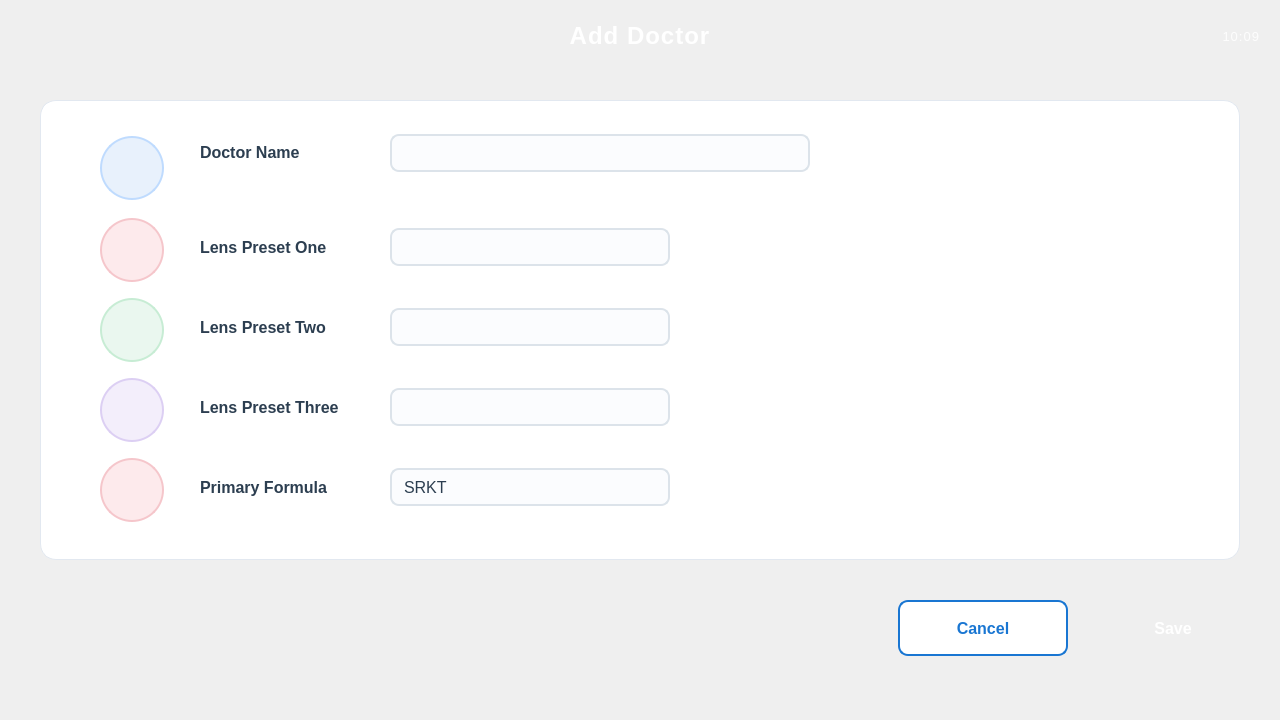
<?xml version="1.0" encoding="UTF-8"?>
<ui version="4.0">
 <class>AddDoctorDialog</class>
 <widget class="QDialog" name="AddDoctorDialog">
  <property name="geometry">
   <rect>
    <x>0</x>
    <y>0</y>
    <width>1280</width>
    <height>720</height>
   </rect>
  </property>
  <property name="windowTitle">
   <string>Dialog</string>
  </property>
  <property name="styleSheet">
   <string notr="true">
QDialog{
	background: qlineargradient(spread:pad, x1:0, y1:0, x2:1, y2:1,
		stop:0 #eef2f8, stop:1 #e4ebf5);
	font-family: &quot;Segoe UI&quot;;
}</string>
  </property>
  <widget class="QLabel" name="label_7">
   <property name="geometry">
    <rect>
     <x>0</x>
     <y>0</y>
     <width>1280</width>
     <height>72</height>
    </rect>
   </property>
   <property name="font">
    <font>
     <pointsize>18</pointsize>
     <bold>true</bold>
    </font>
   </property>
   <property name="layoutDirection">
    <enum>Qt::LeftToRight</enum>
   </property>
   <property name="styleSheet">
    <string notr="true">QLabel{
	background: qlineargradient(spread:pad, x1:0, y1:0, x2:1, y2:0,
		stop:0 #1A5FB4, stop:0.55 #1976D2, stop:1 #2E9BDA);
	color: rgb(255,255,255);
	border-bottom-left-radius: 18px;
	border-bottom-right-radius: 18px;
	letter-spacing: 1px;
}</string>
   </property>
   <property name="text">
    <string>Add Doctor</string>
   </property>
   <property name="alignment">
    <set>Qt::AlignCenter</set>
   </property>
  </widget>
  <widget class="QLabel" name="lbl_time">
   <property name="geometry">
    <rect>
     <x>1120</x>
     <y>16</y>
     <width>140</width>
     <height>40</height>
    </rect>
   </property>
   <property name="font">
    <font>
     <pointsize>10</pointsize>
    </font>
   </property>
   <property name="styleSheet">
    <string notr="true">QLabel{
	background: transparent;
	color: rgba(255,255,255,220);
	letter-spacing: 1px;
}</string>
   </property>
   <property name="text">
    <string>10:09</string>
   </property>
   <property name="alignment">
    <set>Qt::AlignRight|Qt::AlignTrailing|Qt::AlignVCenter</set>
   </property>
  </widget>
  <widget class="QFrame" name="frame">
   <property name="geometry">
    <rect>
     <x>40</x>
     <y>100</y>
     <width>1200</width>
     <height>460</height>
    </rect>
   </property>
   <property name="styleSheet">
    <string notr="true">QFrame#frame{
	background: rgb(255,255,255);
	border: 1px solid #E2E8F0;
	border-radius: 16px;
}</string>
   </property>
   <property name="frameShape">
    <enum>QFrame::StyledPanel</enum>
   </property>
   <property name="frameShadow">
    <enum>QFrame::Raised</enum>
   </property>
   <widget class="QPushButton" name="pushButton">
    <property name="geometry">
     <rect>
      <x>60</x>
      <y>36</y>
      <width>64</width>
      <height>64</height>
     </rect>
    </property>
    <property name="sizePolicy">
     <sizepolicy hsizetype="Fixed" vsizetype="Fixed">
      <horstretch>0</horstretch>
      <verstretch>0</verstretch>
     </sizepolicy>
    </property>
    <property name="cursor">
     <cursorShape>ArrowCursor</cursorShape>
    </property>
    <property name="styleSheet">
     <string notr="true">QPushButton{
	/*border-image:url(:/images/doctor_icon.png);*/
	background-color: #E8F1FC;
	border-radius: 32px;
	border: 2px solid #BFDBFE;
}</string>
    </property>
    <property name="text">
     <string/>
    </property>
   </widget>
   <widget class="QPushButton" name="pushButton_2">
    <property name="geometry">
     <rect>
      <x>60</x>
      <y>118</y>
      <width>64</width>
      <height>64</height>
     </rect>
    </property>
    <property name="styleSheet">
     <string notr="true">QPushButton{
	background-color: #FDEAEC;
	border-radius: 32px;
	border: 2px solid #F5C6CB;
	color: transparent;
}</string>
    </property>
    <property name="text">
     <string/>
    </property>
   </widget>
   <widget class="QPushButton" name="pushButton_3">
    <property name="geometry">
     <rect>
      <x>60</x>
      <y>198</y>
      <width>64</width>
      <height>64</height>
     </rect>
    </property>
    <property name="styleSheet">
     <string notr="true">QPushButton{
	background-color: #EAF7EF;
	border-radius: 32px;
	border: 2px solid #C7ECD4;
	color: transparent;
}</string>
    </property>
    <property name="text">
     <string>PushButton</string>
    </property>
   </widget>
   <widget class="QPushButton" name="pushButton_4">
    <property name="geometry">
     <rect>
      <x>60</x>
      <y>278</y>
      <width>64</width>
      <height>64</height>
     </rect>
    </property>
    <property name="styleSheet">
     <string notr="true">QPushButton{
	background-color: #F3EEFB;
	border-radius: 32px;
	border: 2px solid #DCCFF3;
	color: transparent;
}</string>
    </property>
    <property name="text">
     <string>PushButton</string>
    </property>
   </widget>
   <widget class="QPushButton" name="pushButton_5">
    <property name="geometry">
     <rect>
      <x>60</x>
      <y>358</y>
      <width>64</width>
      <height>64</height>
     </rect>
    </property>
    <property name="styleSheet">
     <string notr="true">QPushButton{
	background-color: #FDEAEC;
	border-radius: 32px;
	border: 2px solid #F5C6CB;
	color: transparent;
}</string>
    </property>
    <property name="text">
     <string>PushButton</string>
    </property>
   </widget>
   <widget class="QLabel" name="label">
    <property name="geometry">
     <rect>
      <x>160</x>
      <y>38</y>
      <width>171</width>
      <height>28</height>
     </rect>
    </property>
    <property name="sizePolicy">
     <sizepolicy hsizetype="Fixed" vsizetype="Fixed">
      <horstretch>0</horstretch>
      <verstretch>0</verstretch>
     </sizepolicy>
    </property>
    <property name="font">
     <font>
      <pointsize>12</pointsize>
      <bold>true</bold>
     </font>
    </property>
    <property name="styleSheet">
     <string notr="true">QLabel{ background: transparent; color: #2C3E50; }</string>
    </property>
    <property name="text">
     <string>Doctor Name</string>
    </property>
   </widget>
   <widget class="QLineEdit" name="lineEdit_docName">
    <property name="geometry">
     <rect>
      <x>350</x>
      <y>34</y>
      <width>420</width>
      <height>38</height>
     </rect>
    </property>
    <property name="font">
     <font>
      <pointsize>12</pointsize>
     </font>
    </property>
    <property name="styleSheet">
     <string notr="true">QLineEdit{
	background: #FBFCFE;
	border: 1.5px solid #DCE3EA;
	border-radius: 9px;
	padding: 4px 12px;
	color: #2C3E50;
	selection-background-color: #90CAF9;
}
QLineEdit:focus{
	border: 1.5px solid #1976D2;
	background: #FFFFFF;
}
QLineEdit:hover{
	border: 1.5px solid #A9C4E8;
}</string>
    </property>
   </widget>
   <widget class="QLabel" name="label_2">
    <property name="geometry">
     <rect>
      <x>160</x>
      <y>133</y>
      <width>171</width>
      <height>28</height>
     </rect>
    </property>
    <property name="font">
     <font>
      <pointsize>12</pointsize>
      <bold>true</bold>
     </font>
    </property>
    <property name="styleSheet">
     <string notr="true">QLabel{ background: transparent; color: #2C3E50; }</string>
    </property>
    <property name="text">
     <string>Lens Preset One</string>
    </property>
   </widget>
   <widget class="QComboBox" name="comboBox_lensPresetOne">
    <property name="geometry">
     <rect>
      <x>350</x>
      <y>128</y>
      <width>280</width>
      <height>38</height>
     </rect>
    </property>
    <property name="font">
     <font>
      <pointsize>12</pointsize>
     </font>
    </property>
    <property name="styleSheet">
     <string notr="true">QComboBox{
	background: #FBFCFE;
	border: 1.5px solid #DCE3EA;
	border-radius: 9px;
	padding: 4px 12px;
	color: #2C3E50;
}
QComboBox:hover{
	border: 1.5px solid #A9C4E8;
}
QComboBox:focus, QComboBox:on{
	border: 1.5px solid #1976D2;
	background: #FFFFFF;
}
QComboBox::drop-down{
	border: none;
	width: 28px;
}
QComboBox QAbstractItemView{
	background: #FFFFFF;
	border: 1px solid #DCE3EA;
	selection-background-color: #E3F0FD;
	selection-color: #1976D2;
	outline: none;
	padding: 4px;
}</string>
    </property>
   </widget>
   <widget class="QLabel" name="label_3">
    <property name="geometry">
     <rect>
      <x>160</x>
      <y>213</y>
      <width>171</width>
      <height>28</height>
     </rect>
    </property>
    <property name="font">
     <font>
      <pointsize>12</pointsize>
      <bold>true</bold>
     </font>
    </property>
    <property name="styleSheet">
     <string notr="true">QLabel{ background: transparent; color: #2C3E50; }</string>
    </property>
    <property name="text">
     <string>Lens Preset Two</string>
    </property>
   </widget>
   <widget class="QComboBox" name="comboBox_lensPresetTwo">
    <property name="geometry">
     <rect>
      <x>350</x>
      <y>208</y>
      <width>280</width>
      <height>38</height>
     </rect>
    </property>
    <property name="font">
     <font>
      <pointsize>12</pointsize>
     </font>
    </property>
    <property name="styleSheet">
     <string notr="true">QComboBox{
	background: #FBFCFE;
	border: 1.5px solid #DCE3EA;
	border-radius: 9px;
	padding: 4px 12px;
	color: #2C3E50;
}
QComboBox:hover{
	border: 1.5px solid #A9C4E8;
}
QComboBox:focus, QComboBox:on{
	border: 1.5px solid #1976D2;
	background: #FFFFFF;
}
QComboBox::drop-down{
	border: none;
	width: 28px;
}
QComboBox QAbstractItemView{
	background: #FFFFFF;
	border: 1px solid #DCE3EA;
	selection-background-color: #E3F0FD;
	selection-color: #1976D2;
	outline: none;
	padding: 4px;
}</string>
    </property>
   </widget>
   <widget class="QLabel" name="label_4">
    <property name="geometry">
     <rect>
      <x>160</x>
      <y>293</y>
      <width>171</width>
      <height>28</height>
     </rect>
    </property>
    <property name="font">
     <font>
      <pointsize>12</pointsize>
      <bold>true</bold>
     </font>
    </property>
    <property name="styleSheet">
     <string notr="true">QLabel{ background: transparent; color: #2C3E50; }</string>
    </property>
    <property name="text">
     <string>Lens Preset Three</string>
    </property>
   </widget>
   <widget class="QComboBox" name="comboBox_lensPresetThree">
    <property name="geometry">
     <rect>
      <x>350</x>
      <y>288</y>
      <width>280</width>
      <height>38</height>
     </rect>
    </property>
    <property name="font">
     <font>
      <pointsize>12</pointsize>
     </font>
    </property>
    <property name="styleSheet">
     <string notr="true">QComboBox{
	background: #FBFCFE;
	border: 1.5px solid #DCE3EA;
	border-radius: 9px;
	padding: 4px 12px;
	color: #2C3E50;
}
QComboBox:hover{
	border: 1.5px solid #A9C4E8;
}
QComboBox:focus, QComboBox:on{
	border: 1.5px solid #1976D2;
	background: #FFFFFF;
}
QComboBox::drop-down{
	border: none;
	width: 28px;
}
QComboBox QAbstractItemView{
	background: #FFFFFF;
	border: 1px solid #DCE3EA;
	selection-background-color: #E3F0FD;
	selection-color: #1976D2;
	outline: none;
	padding: 4px;
}</string>
    </property>
   </widget>
   <widget class="QLabel" name="label_5">
    <property name="geometry">
     <rect>
      <x>160</x>
      <y>373</y>
      <width>171</width>
      <height>28</height>
     </rect>
    </property>
    <property name="font">
     <font>
      <pointsize>12</pointsize>
      <bold>true</bold>
     </font>
    </property>
    <property name="styleSheet">
     <string notr="true">QLabel{ background: transparent; color: #2C3E50; }</string>
    </property>
    <property name="text">
     <string>Primary Formula</string>
    </property>
   </widget>
   <widget class="QComboBox" name="comboBox_primaryFormula">
    <property name="geometry">
     <rect>
      <x>350</x>
      <y>368</y>
      <width>280</width>
      <height>38</height>
     </rect>
    </property>
    <property name="font">
     <font>
      <pointsize>12</pointsize>
     </font>
    </property>
    <property name="styleSheet">
     <string notr="true">QComboBox{
	background: #FBFCFE;
	border: 1.5px solid #DCE3EA;
	border-radius: 9px;
	padding: 4px 12px;
	color: #2C3E50;
}
QComboBox:hover{
	border: 1.5px solid #A9C4E8;
}
QComboBox:focus, QComboBox:on{
	border: 1.5px solid #1976D2;
	background: #FFFFFF;
}
QComboBox::drop-down{
	border: none;
	width: 28px;
}
QComboBox QAbstractItemView{
	background: #FFFFFF;
	border: 1px solid #DCE3EA;
	selection-background-color: #E3F0FD;
	selection-color: #1976D2;
	outline: none;
	padding: 4px;
}</string>
    </property>
    <item>
     <property name="text">
      <string>SRKT</string>
     </property>
    </item>
    <item>
     <property name="text">
      <string>SRKII</string>
     </property>
    </item>
    <item>
     <property name="text">
      <string>HofferQ</string>
     </property>
    </item>
    <item>
     <property name="text">
      <string>Holladay</string>
     </property>
    </item>
    <item>
     <property name="text">
      <string>Haigis</string>
     </property>
    </item>
   </widget>
  </widget>
  <widget class="QPushButton" name="btn_cancel">
   <property name="geometry">
    <rect>
     <x>898</x>
     <y>600</y>
     <width>170</width>
     <height>56</height>
    </rect>
   </property>
   <property name="font">
    <font>
     <pointsize>12</pointsize>
     <bold>true</bold>
    </font>
   </property>
   <property name="cursor">
    <cursorShape>PointingHandCursor</cursorShape>
   </property>
   <property name="styleSheet">
    <string notr="true">QPushButton{
	background: #FFFFFF;
	color: #1976D2;
	border: 1.5px solid #1976D2;
	border-radius: 10px;
}
QPushButton:hover{
	background: #EAF3FC;
}
QPushButton:pressed{
	background: #D7E9FA;
}</string>
   </property>
   <property name="text">
    <string>Cancel</string>
   </property>
   <property name="flat">
    <bool>false</bool>
   </property>
  </widget>
  <widget class="QPushButton" name="btn_save">
   <property name="geometry">
    <rect>
     <x>1088</x>
     <y>600</y>
     <width>170</width>
     <height>56</height>
    </rect>
   </property>
   <property name="font">
    <font>
     <pointsize>12</pointsize>
     <bold>true</bold>
    </font>
   </property>
   <property name="cursor">
    <cursorShape>PointingHandCursor</cursorShape>
   </property>
   <property name="styleSheet">
    <string notr="true">QPushButton{
	color: rgb(255, 255, 255);
	background: qlineargradient(spread:pad, x1:0, y1:0, x2:1, y2:0,
		stop:0 #1976D2, stop:1 #2E9BDA);
	border: none;
	border-radius: 10px;
}
QPushButton:hover{
	background: qlineargradient(spread:pad, x1:0, y1:0, x2:1, y2:0,
		stop:0 #1668BC, stop:1 #2789C4);
}
QPushButton:pressed{
	background: #14589F;
}</string>
   </property>
   <property name="text">
    <string>Save</string>
   </property>
   <property name="flat">
    <bool>false</bool>
   </property>
  </widget>
  <widget class="QLabel" name="snackbar">
   <property name="geometry">
    <rect>
     <x>340</x>
     <y>660</y>
     <width>600</width>
     <height>44</height>
    </rect>
   </property>
   <property name="font">
    <font>
     <pointsize>11</pointsize>
     <bold>true</bold>
    </font>
   </property>
   <property name="styleSheet">
    <string notr="true">QLabel{
	background: qlineargradient(spread:pad, x1:0, y1:0, x2:1, y2:0,
		stop:0 #E53935, stop:1 #EF5350);
	color: rgb(255,255,255);
	border-radius: 22px;
	padding: 0px 18px;
}</string>
   </property>
   <property name="text">
    <string/>
   </property>
   <property name="alignment">
    <set>Qt::AlignCenter</set>
   </property>
   <property name="indent">
    <number>0</number>
   </property>
  </widget>
 </widget>
 <resources/>
 <connections/>
</ui>
